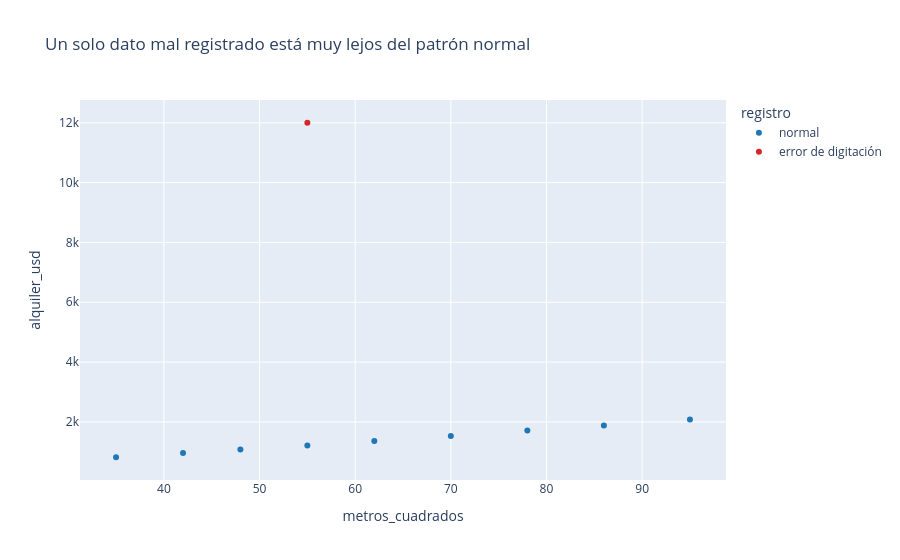

The cell this chart's notebook holds for it:
### Markdown cell above
## 3. Caso práctico: predicción de alquiler mensual

Una inmobiliaria quiere estimar el alquiler mensual a partir de los metros cuadrados. La mayoría de sus registros son correctos. Sin embargo, una persona escribió **12 000** en lugar de **1 200** para un departamento de 55 m².

El objetivo es estimar el alquiler habitual de nuevos departamentos, no repetir ese error de digitación. Esta es una situación donde Huber suele ser mejor que MSE: MSE intentará acomodar el valor 12 000; Huber limitará su influencia. MAE también será robusta, pero Huber puede ajustar más finamente la mayoría de errores pequeños.

### Code cell
# Alquileres mensuales en dólares. El último registro es un error de captura conocido.
entrenamiento = pl.DataFrame({
    "metros_cuadrados": [35, 42, 48, 55, 62, 70, 78, 86, 95, 55],
    "alquiler_usd": [820, 960, 1080, 1210, 1360, 1530, 1710, 1880, 2080, 12000],
    "registro": ["normal"] * 9 + ["error de digitación"],
})

fig = px.scatter(
    entrenamiento, x="metros_cuadrados", y="alquiler_usd", color="registro",
    title="Un solo dato mal registrado está muy lejos del patrón normal",
    color_discrete_map={"normal": "#1f77b4", "error de digitación": "#d62728"},
)
fig.show()
entrenamiento

### Figure 1 — Plotly figure (JSON) as saved in the notebook; plotly's stock layout.template omitted (floating-point values rounded to 4 significant figures)
{"data": [{"hovertemplate": "registro=normal<br>metros_cuadrados=%{x}<br>alquiler_usd=%{y}<extra></extra>", "legendgroup": "normal", "marker": {"color": "#1f77b4", "symbol": "circle"}, "mode": "markers", "name": "normal", "orientation": "v", "showlegend": true, "type": "scatter", "x": [35, 42, 48, 55, 62, 70, 78, 86, 95], "xaxis": "x", "y": [820, 960, 1080, 1210, 1360, 1530, 1710, 1880, 2080], "yaxis": "y"}, {"hovertemplate": "registro=error de digitación<br>metros_cuadrados=%{x}<br>alquiler_usd=%{y}<extra></extra>", "legendgroup": "error de digitación", "marker": {"color": "#d62728", "symbol": "circle"}, "mode": "markers", "name": "error de digitación", "orientation": "v", "showlegend": true, "type": "scatter", "x": [55], "xaxis": "x", "y": [12000], "yaxis": "y"}], "layout": {"legend": {"title": {"text": "registro"}, "tracegroupgap": 0}, "title": {"text": "Un solo dato mal registrado está muy lejos del patrón normal"}, "xaxis": {"anchor": "y", "domain": [0, 1], "title": {"text": "metros_cuadrados"}}, "yaxis": {"anchor": "x", "domain": [0, 1], "title": {"text": "alquiler_usd"}}}}
